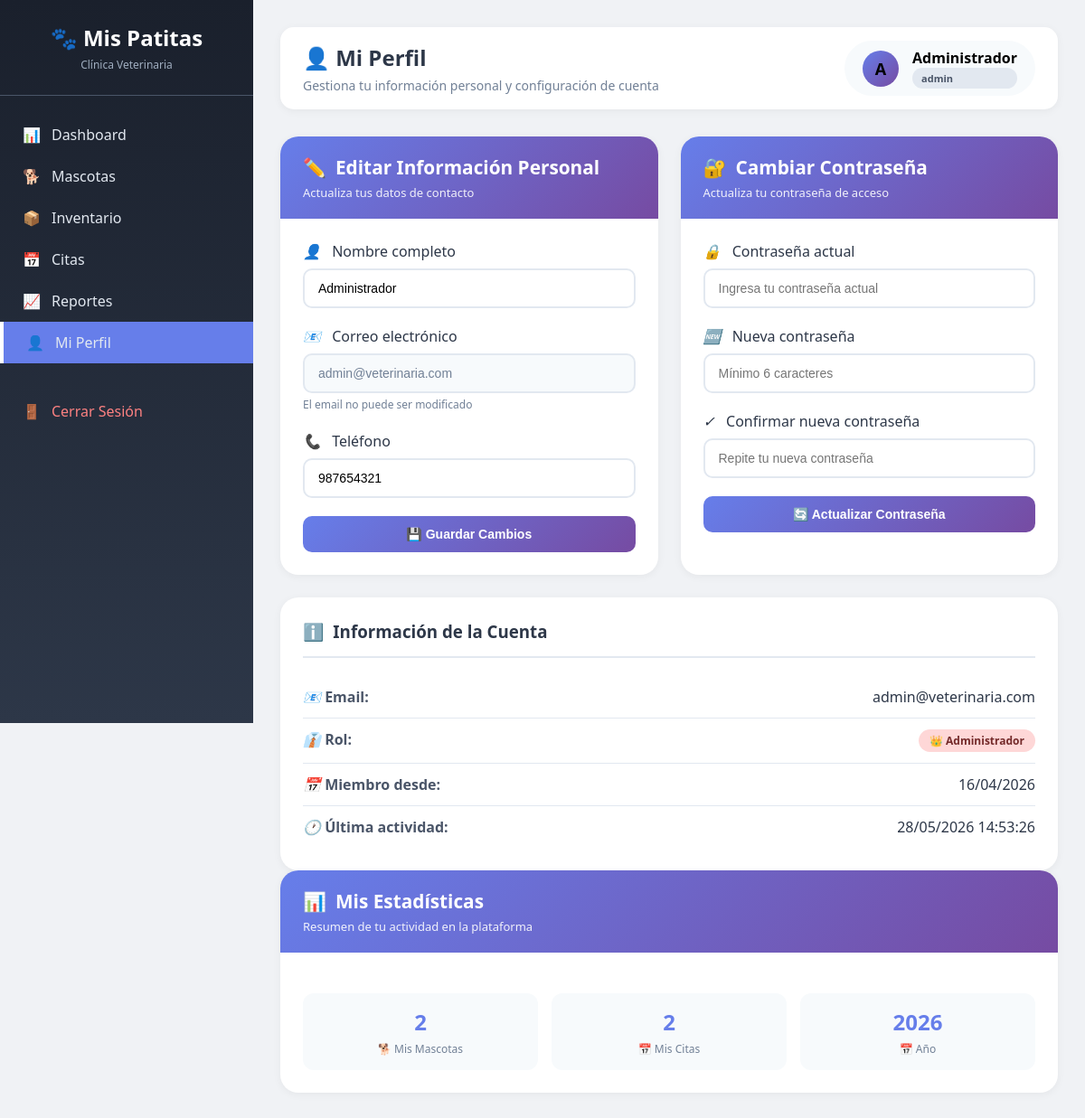
The app's page /perfil.php (signed in) with its own data.
### tables this page shows
CREATE TABLE `usuarios` (
  `id` int NOT NULL AUTO_INCREMENT,
  `nombre_completo` varchar(100) NOT NULL,
  `email` varchar(100) NOT NULL,
  `contraseña` varchar(255) NOT NULL,
  `telefono` varchar(20) DEFAULT NULL,
  `rol` enum('admin','veterinario','cliente') DEFAULT 'cliente',
  `fecha_registro` timestamp NULL DEFAULT CURRENT_TIMESTAMP,
  PRIMARY KEY (`id`),
  UNIQUE KEY `email` (`email`)
);

### perfil.php (the view, shortened to what this page needs)
<?php
require_once 'config/database.php';
$stmt = $conn->prepare("SELECT * FROM usuarios WHERE id = ?");
$stmt->execute([$_SESSION['user_id']]);
$usuario = $stmt->fetch(PDO::FETCH_ASSOC);
?>
<!DOCTYPE html>
<html lang="es">
<head>
</head>
<body>
    <div class="dashboard-layout">
        <nav class="sidebar">
            <div class="sidebar-header">
                <h2>🐾 Mis Patitas</h2>
                <p>Clínica Veterinaria</p>
            </div>
            <div class="sidebar-nav">
                <a href="dashboard.php">
                    <span>📊</span> <span>Dashboard</span>
                </a>
                <a href="mascotas.php">
                    <span>🐕</span> <span>Mascotas</span>
                </a>
                <a href="productos.php">
                    <span>📦</span> <span>Inventario</span>
                </a>
                <a href="reservaciones.php">
                    <span>📅</span> <span>Citas</span>
                </a>
                <a href="reportes.php">
                    <span>📈</span> <span>Reportes</span>
                </a>
                <a href="perfil.php" class="active">
                    <span>👤</span> <span>Mi Perfil</span>
                </a>
                <a href="logout.php" class="logout">
                    <span>🚪</span> <span>Cerrar Sesión</span>
                </a>
            </div>
        </nav>
        <main class="main-content">
            <div class="top-bar">
                <div class="welcome">
                    <h1>👤 Mi Perfil</h1>
                    <p>Gestiona tu información personal y configuración de cuenta</p>
                </div>
                <div class="user-info">
                    <div class="avatar">
                        <?php echo strtoupper(substr($_SESSION['nombre'] ?? 'U', 0, 1)); ?>
                    </div>
                    <div>
                        <strong><?php echo htmlspecialchars($_SESSION['nombre'] ?? 'Usuario'); ?></strong>
                        <div class="badge-role"><?php echo $_SESSION['rol'] ?? 'cliente'; ?></div>
                    </div>
                </div>
            </div>
            <div class="profile-container">
                <div class="profile-card">
                    <div class="card-header">
                        <h2>
                            <span>✏️</span> Editar Información Personal
                        </h2>
                        <p>Actualiza tus datos de contacto</p>
                    </div>
                    <div class="card-body">
                        <form method="POST">
                            <div class="form-group">
                                <label><i>👤</i> Nombre completo</label>
                                <input type="text" name="nombre" value="<?php echo htmlspecialchars($usuario['nombre_completo']); ?>" required>
                            </div>
                            <div class="form-group">
                                <label><i>📧</i> Correo electrónico</label>
                                <input type="email" value="<?php echo htmlspecialchars($usuario['email']); ?>" disabled>
                                <small style="color: #718096; font-size: 12px;">El email no puede ser modificado</small>
                            </div>
                            <div class="form-group">
                                <label><i>📞</i> Teléfono</label>
                                <input type="tel" name="telefono" value="<?php echo htmlspecialchars($usuario['telefono']); ?>" placeholder="Ej: 987654321">
                            </div>
                            <button type="submit" name="actualizar_perfil" class="btn btn-primary">
                                💾 Guardar Cambios
                            </button>
                        </form>
                    </div>
                </div>
                <div class="profile-card">
                    <div class="card-header">
                        <h2>
                            <span>🔐</span> Cambiar Contraseña
                        </h2>
                        <p>Actualiza tu contraseña de acceso</p>
                    </div>
                    <div class="card-body">
                        <form method="POST">
                            <div class="form-group">
                                <label><i>🔒</i> Contraseña actual</label>
                                <input type="password" name="current_password" placeholder="Ingresa tu contraseña actual" required>
                            </div>
                            <div class="form-group">
                                <label><i>🆕</i> Nueva contraseña</label>
                                <input type="password" name="new_password" placeholder="Mínimo 6 caracteres" required>
                            </div>
                            <div class="form-group">
                                <label><i>✓</i> Confirmar nueva contraseña</label>
                                <input type="password" name="confirm_password" placeholder="Repite tu nueva contraseña" required>
                            </div>
                            <button type="submit" name="cambiar_password" class="btn btn-primary">
                                🔄 Actualizar Contraseña
                            </button>
                        </form>
                    </div>
                </div>
            </div>
            <div class="info-card">
                <h3>
                    <span>ℹ️</span> Información de la Cuenta
                </h3>
                <div class="info-row">
                    <span class="info-label"><i>📧</i> Email:</span>
                    <span class="info-value"><?php echo htmlspecialchars($usuario['email']); ?></span>
                </div>
                <div class="info-row">
                    <span class="info-label"><i>👔</i> Rol:</span>
                    <span class="info-value">
                        <?php
                        $rol_nombre = '';
                        $rol_clase = '';
                        if($usuario['rol'] == 'admin') {
                            $rol_nombre = '👑 Administrador';
                            $rol_clase = 'badge-admin';
                        } elseif($usuario['rol'] == 'veterinario') {
                            $rol_nombre = '👨‍⚕️ Veterinario';
                            $rol_clase = 'badge-veterinario';
                        } else {
                            $rol_nombre = '🐾 Cliente';
                            $rol_clase = 'badge-cliente';
                        }
                        ?>
                        <span class="badge <?php echo $rol_clase; ?>"><?php echo $rol_nombre; ?></span>
                    </span>
                </div>
                <div class="info-row">
                    <span class="info-label"><i>📅</i> Miembro desde:</span>
                    <span class="info-value"><?php echo date('d/m/Y', strtotime($usuario['fecha_registro'])); ?></span>
                </div>
                <div class="info-row">
                    <span class="info-label"><i>🕐</i> Última actividad:</span>
                    <span class="info-value"><?php echo date('d/m/Y H:i:s'); ?></span>
                </div>
            </div>
            <div class="profile-card" style="margin-top: 0;">
                <div class="card-header">
                    <h2>
                        <span>📊</span> Mis Estadísticas
                    </h2>
                    <p>Resumen de tu actividad en la plataforma</p>
                </div>
                <div class="card-body">
                    <div class="profile-stats">
                        <?php
                        $stmt_mascotas = $conn->prepare("
                            SELECT COUNT(*) as total
                            FROM mascotas m
                            LEFT JOIN duenos d ON m.dueno_id = d.id
                            WHERE d.email = ? OR d.telefono = ?
                        ");
                        $stmt_mascotas->execute([$usuario['email'], $usuario['telefono']]);
                        $mis_mascotas = $stmt_mascotas->fetchColumn();
                        $stmt_citas = $conn->prepare("
                            SELECT COUNT(*) as total
                            FROM reservaciones
                            WHERE email = ? OR telefono = ?
                        ");
                        $stmt_citas->execute([$usuario['email'], $usuario['telefono']]);
                        $mis_citas = $stmt_citas->fetchColumn();
                        ?>
                        <div class="stat-mini">
                            <div class="number"><?php echo $mis_mascotas; ?></div>
                            <div class="label">🐕 Mis Mascotas</div>
                        </div>
                        <div class="stat-mini">
                            <div class="number"><?php echo $mis_citas; ?></div>
                            <div class="label">📅 Mis Citas</div>
                        </div>
                        <div class="stat-mini">
                            <div class="number"><?php echo date('Y'); ?></div>
                            <div class="label">📅 Año</div>
                        </div>
                    </div>
                </div>
            </div>
        </main>
    </div>
</body>
</html>

### perfil.php (style rules this page uses)
* { margin: 0; padding: 0; box-sizing: border-box; }
body { font-family: 'Segoe UI', Tahoma, Geneva, Verdana, sans-serif; background: #f0f2f5; }
.dashboard-layout { display: flex; min-height: 100vh; }
.sidebar { width: 280px; background: linear-gradient(180deg, #1a202c 0%, #2d3748 100%); color: white; position: fixed; height: 100vh; overflow-y: auto; transition: all 0.3s; z-index: 100; }
.sidebar-header { padding: 25px; text-align: center; border-bottom: 1px solid #4a5568; }
.sidebar-header h2 { font-size: 1.5em; margin-bottom: 5px; }
.sidebar-header p { font-size: 12px; color: #a0aec0; }
.sidebar-nav { padding: 20px 0; }
.sidebar-nav a { display: flex; align-items: center; padding: 12px 25px; color: #e2e8f0; text-decoration: none; transition: all 0.3s; gap: 12px; }
.sidebar-nav a.active { background: #667eea; border-left: 4px solid white; }
.sidebar-nav .logout { margin-top: 30px; color: #fc8181; }
.main-content { flex: 1; margin-left: 280px; padding: 30px; }
.top-bar { background: white; border-radius: 15px; padding: 15px 25px; margin-bottom: 30px; display: flex; justify-content: space-between; align-items: center; box-shadow: 0 2px 10px rgba(0,0,0,0.05); }
.welcome h1 { font-size: 1.5em; color: #2d3748; }
.welcome p { color: #718096; font-size: 14px; margin-top: 5px; }
.user-info { display: flex; align-items: center; gap: 15px; background: #f7fafc; padding: 8px 20px; border-radius: 50px; }
.user-info .avatar { width: 40px; height: 40px; background: linear-gradient(135deg, #667eea, #764ba2); border-radius: 50%; display: flex; align-items: center; justify-content: center; font-weight: bold; font-size: 18px; }
.user-info .badge-role { background: #e2e8f0; padding: 4px 10px; border-radius: 20px; font-size: 11px; font-weight: bold; color: #4a5568; }
.profile-container { display: grid; grid-template-columns: repeat(auto-fit, minmax(400px, 1fr)); gap: 25px; margin-bottom: 25px; }
.profile-card { background: white; border-radius: 20px; overflow: hidden; box-shadow: 0 2px 10px rgba(0,0,0,0.05); transition: transform 0.3s, box-shadow 0.3s; }
.card-header { background: linear-gradient(135deg, #667eea, #764ba2); padding: 20px 25px; color: white; }
.card-header h2 { font-size: 1.3em; display: flex; align-items: center; gap: 10px; }
.card-header p { font-size: 13px; opacity: 0.9; margin-top: 5px; }
.card-body { padding: 25px; }
.form-group { margin-bottom: 20px; }
.form-group label { display: block; margin-bottom: 8px; font-weight: 500; color: #2d3748; }
.form-group label i { margin-right: 8px; }
.form-group input { width: 100%; padding: 12px 15px; border: 2px solid #e2e8f0; border-radius: 10px; font-size: 14px; transition: all 0.3s; }
.form-group input[disabled] { background: #f7fafc; color: #718096; cursor: not-allowed; }
.btn { padding: 12px 24px; border: none; border-radius: 10px; font-size: 14px; font-weight: 600; cursor: pointer; transition: all 0.3s; display: inline-flex; align-items: center; gap: 8px; }
.btn-primary { background: linear-gradient(135deg, #667eea, #764ba2); color: white; width: 100%; justify-content: center; }
.info-card { background: white; border-radius: 20px; padding: 25px; box-shadow: 0 2px 10px rgba(0,0,0,0.05); }
.info-card h3 { margin-bottom: 20px; color: #2d3748; display: flex; align-items: center; gap: 10px; padding-bottom: 15px; border-bottom: 2px solid #e2e8f0; }
.info-row { display: flex; justify-content: space-between; padding: 12px 0; border-bottom: 1px solid #e2e8f0; }
.info-row:last-child { border-bottom: none; }
.info-label { font-weight: 600; color: #4a5568; }
.info-value { color: #2d3748; }
.info-value .badge { display: inline-block; padding: 4px 12px; border-radius: 20px; font-size: 12px; font-weight: 600; }
.badge-admin { background: #fed7d7; color: #742a2a; }
.profile-stats { display: grid; grid-template-columns: repeat(3, 1fr); gap: 15px; margin-top: 20px; }
.stat-mini { text-align: center; padding: 15px; background: #f7fafc; border-radius: 12px; }
.stat-mini .number { font-size: 24px; font-weight: bold; color: #667eea; }
.stat-mini .label { font-size: 12px; color: #718096; margin-top: 5px; }

### records on screen
usuarios: nombre "Administrador", email "admin@veterinaria.com", telefono "987654321", rol "👑 Administrador", fecha_registro "16/04/2026"

### other values on screen
substr($_SESSION['nombre'] ?? 'U', 0, 1) "A"
$_SESSION['nombre'] "Administrador"
$_SESSION['rol'] "admin"
$mis_mascotas "2"
$mis_citas "2"
